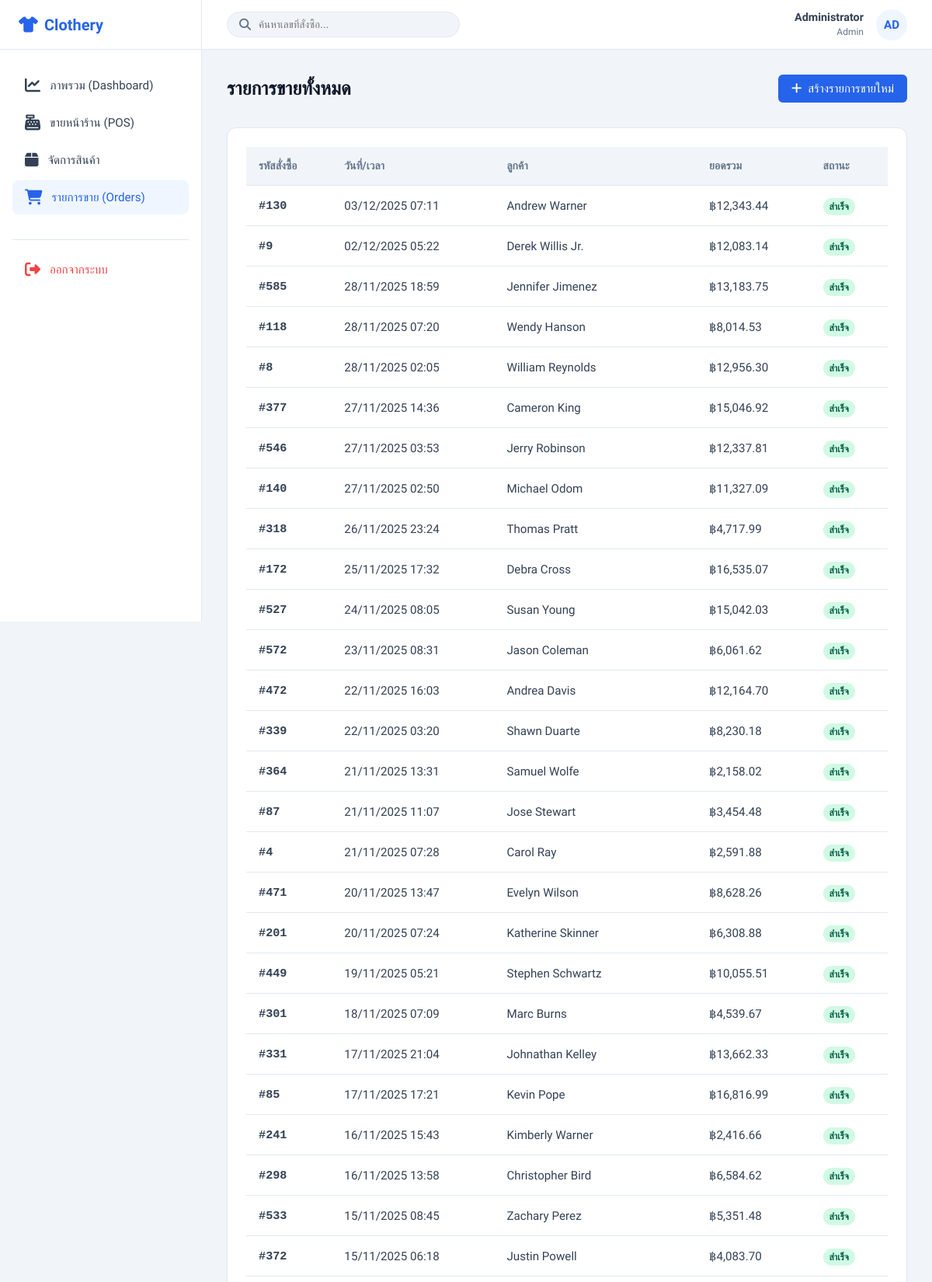
Screenshot of /system/orders.php (signed in, upper part) with the database file from the repository.
### tables this page shows
CREATE TABLE `orders` (
  `order_id` int NOT NULL,
  `customer_id` int NOT NULL,
  `order_date` datetime DEFAULT CURRENT_TIMESTAMP,
  `total_amount` decimal(10,2) DEFAULT NULL
);

CREATE TABLE `customers` (
  `customer_id` int NOT NULL,
  `customer_name` varchar(100) NOT NULL,
  `phone` varchar(20) DEFAULT NULL,
  `email` varchar(100) DEFAULT NULL,
  `address` text
);

### system/orders.php (the view, shortened to what this page needs)
<?php
require_once 'db.php';
$stmt = $pdo->query("
    SELECT o.order_id, o.order_date, o.total_amount, c.customer_name
    FROM orders o
    LEFT JOIN customers c ON o.customer_id = c.customer_id
    ORDER BY o.order_date DESC
");
$orders = $stmt->fetchAll();
?>
<!DOCTYPE html>
<html lang="th">
<head>
    <link rel="stylesheet" href="style.css">
    <link rel="stylesheet" href="https://cdnjs.cloudflare.com/ajax/libs/font-awesome/6.4.0/css/all.min.css">
</head>
<body>
    <div class="app-container">
        <?php include 'sidebar.php'; ?>
        <main class="main-content">
            <header class="top-header">
                <div class="header-search">
                    <i class="fa-solid fa-search search-icon"></i>
                    <input type="text" class="search-input" placeholder="ค้นหาเลขที่สั่งซื้อ...">
                </div>
                <div class="header-profile">
                    <div class="user-info">
                        <span class="user-name"><?php echo $_SESSION['fullname']; ?></span>
                        <span class="user-role"><?php echo ucfirst($_SESSION['role']); ?></span>
                    </div>
                    <div class="user-avatar">AD</div>
                </div>
            </header>
            <div class="page-content">
                <div class="page-header">
                    <h1 class="page-title">รายการขายทั้งหมด</h1>
                    <a href="pos.php" class="btn btn-primary">
                        <i class="fa-solid fa-plus"></i> สร้างรายการขายใหม่
                    </a>
                </div>
                <div class="card">
                    <div class="table-container">
                        <table class="table">
                            <thead>
                                <tr>
                                    <th>รหัสสั่งซื้อ</th>
                                    <th>วันที่/เวลา</th>
                                    <th>ลูกค้า</th>
                                    <th>ยอดรวม</th>
                                    <th>สถานะ</th>
                                </tr>
                            </thead>
                            <tbody>
                                <?php foreach ($orders as $order): ?>
                                    <tr>
                                        <td><span style="font-family: monospace; font-weight: 600;">#<?php echo $order['order_id']; ?></span></td>
                                        <td><?php echo date('d/m/Y H:i', strtotime($order['order_date'])); ?></td>
                                        <td><?php echo $order['customer_name'] ? $order['customer_name'] : 'Walk-in Customer'; ?></td>
                                        <td>฿<?php echo number_format($order['total_amount'], 2); ?></td>
                                        <td><span class="badge badge-success">สำเร็จ</span></td>
                                    </tr>
                                <?php endforeach; ?>
                            </tbody>
                        </table>
                    </div>
                </div>
            </div>
        </main>
    </div>
</body>
</html>

### system/sidebar.php
<aside class="sidebar">
    <div class="sidebar-header">
        <div class="app-brand">
            <i class="fa-solid fa-shirt"></i> Clothery
        </div>
    </div>
    <ul class="sidebar-menu">
        <li>
            <a href="dashboard.php" class="menu-item <?php echo basename($_SERVER['PHP_SELF']) == 'dashboard.php' ? 'active' : ''; ?>">
                <i class="fa-solid fa-chart-line menu-icon"></i> ภาพรวม (Dashboard)
            </a>
        </li>
        <li>
            <a href="pos.php" class="menu-item <?php echo basename($_SERVER['PHP_SELF']) == 'pos.php' ? 'active' : ''; ?>">
                <i class="fa-solid fa-cash-register menu-icon"></i> ขายหน้าร้าน (POS)
            </a>
        </li>
        <li>
            <a href="products.php" class="menu-item <?php echo basename($_SERVER['PHP_SELF']) == 'products.php' ? 'active' : ''; ?>">
                <i class="fa-solid fa-box menu-icon"></i> จัดการสินค้า
            </a>
        </li>
        <li>
            <a href="orders.php" class="menu-item <?php echo basename($_SERVER['PHP_SELF']) == 'orders.php' ? 'active' : ''; ?>">
                <i class="fa-solid fa-cart-shopping menu-icon"></i> รายการขาย (Orders)
            </a>
        </li>
        <li style="margin-top: 2rem; border-top: 1px solid var(--border-color); padding-top: 1rem;">
            <a href="logout.php" class="menu-item" style="color: var(--danger);">
                <i class="fa-solid fa-right-from-bracket menu-icon"></i> ออกจากระบบ
            </a>
        </li>
    </ul>
</aside>

### system/style.css (style rules this page uses)
:root { --primary-color: #2563eb; --primary-dark: #1e40af; --primary-light: #eff6ff; --secondary-color: #0f172a; --text-color: #334155; --text-light: #64748b; --bg-body: #f1f5f9; --bg-card: #ffffff; --border-color: #e2e8f0; --success: #10b981; --warning: #f59e0b; --danger: #ef4444; --sidebar-width: 260px; --header-height: 64px; --font-main: 'Inter', sans-serif; --font-thai: 'Sarabun', sans-serif; --shadow-sm: 0 1px 2px 0 rgba(0, 0, 0, 0.05); --shadow-md: 0 4px 6px -1px rgba(0, 0, 0, 0.1); }
* { margin: 0; padding: 0; box-sizing: border-box; }
body { font-family: var(--font-thai), var(--font-main); background-color: var(--bg-body); color: var(--text-color); font-size: 0.95rem; }
a { text-decoration: none; color: inherit; }
ul { list-style: none; }
.btn { display: inline-flex; align-items: center; justify-content: center; padding: 0.5rem 1rem; border-radius: 0.375rem; font-weight: 500; cursor: pointer; transition: all 0.2s; border: 1px solid transparent; font-family: inherit; gap: 0.5rem; }
.btn-primary { background-color: var(--primary-color); color: white; }
.badge { padding: 0.25rem 0.5rem; border-radius: 9999px; font-size: 0.75rem; font-weight: 600; }
.badge-success { background-color: #d1fae5; color: #065f46; }
.app-container { display: flex; min-height: 100vh; }
.sidebar { width: var(--sidebar-width); background-color: white; border-right: 1px solid var(--border-color); position: fixed; height: 100vh; left: 0; top: 0; z-index: 50; transition: transform 0.3s; }
.sidebar-header { height: var(--header-height); display: flex; align-items: center; padding: 0 1.5rem; border-bottom: 1px solid var(--border-color); }
.app-brand { font-size: 1.25rem; font-weight: 700; color: var(--primary-color); display: flex; align-items: center; gap: 0.5rem; }
.sidebar-menu { padding: 1.5rem 1rem; }
.menu-item { display: flex; align-items: center; padding: 0.75rem 1rem; color: var(--text-color); border-radius: 0.5rem; margin-bottom: 0.25rem; font-weight: 500; transition: all 0.2s; }
.menu-item:hover, .menu-item.active { background-color: var(--primary-light); color: var(--primary-color); }
.menu-icon { margin-right: 0.75rem; font-size: 1.25rem; }
.main-content { flex: 1; margin-left: var(--sidebar-width); min-height: 100vh; display: flex; flex-direction: column; }
.top-header { height: var(--header-height); background-color: white; border-bottom: 1px solid var(--border-color); display: flex; align-items: center; justify-content: space-between; padding: 0 2rem; position: sticky; top: 0; z-index: 40; }
.header-search { position: relative; width: 300px; }
.search-input { width: 100%; padding: 0.5rem 1rem 0.5rem 2.5rem; border-radius: 9999px; border: 1px solid var(--border-color); background-color: var(--bg-body); }
.search-icon { position: absolute; left: 1rem; top: 50%; transform: translateY(-50%); color: var(--text-light); }
.header-profile { display: flex; align-items: center; gap: 1rem; }
.user-info { text-align: right; }
.user-name { display: block; font-weight: 600; font-size: 0.9rem; }
.user-role { font-size: 0.75rem; color: var(--text-light); }
.user-avatar { width: 40px; height: 40px; background-color: var(--primary-light); color: var(--primary-color); border-radius: 50%; display: flex; align-items: center; justify-content: center; font-weight: 600; }
.page-content { padding: 2rem; }
.page-header { display: flex; justify-content: space-between; align-items: center; margin-bottom: 2rem; }
.page-title { font-size: 1.5rem; color: var(--secondary-color); }
.card { background-color: white; border-radius: 0.75rem; border: 1px solid var(--border-color); box-shadow: var(--shadow-sm); padding: 1.5rem; margin-bottom: 1.5rem; }
.table-container { overflow-x: auto; }
.table { width: 100%; border-collapse: collapse; }
.table th { text-align: left; padding: 1rem; background-color: var(--bg-body); font-weight: 600; color: var(--text-light); font-size: 0.875rem; border-bottom: 1px solid var(--border-color); }
.table td { padding: 1rem; border-bottom: 1px solid var(--border-color); vertical-align: middle; }

### rows the page displays
orders: order_id "130", order_date "03/12/2025 07:11", customer.customer_name "Andrew Warner", total_amount "12,343.44"
orders: order_id "9", order_date "02/12/2025 05:22", customer.customer_name "Derek Willis Jr.", total_amount "12,083.14"
orders: order_id "585", order_date "28/11/2025 18:59", customer.customer_name "Jennifer Jimenez", total_amount "13,183.75"
orders: order_id "118", order_date "28/11/2025 07:20", customer.customer_name "Wendy Hanson", total_amount "8,014.53"
orders: order_id "8", order_date "28/11/2025 02:05", customer.customer_name "William Reynolds", total_amount "12,956.30"
orders: order_id "377", order_date "27/11/2025 14:36", customer.customer_name "Cameron King", total_amount "15,046.92"
orders: order_id "546", order_date "27/11/2025 03:53", customer.customer_name "Jerry Robinson", total_amount "12,337.81"
orders: order_id "140", order_date "27/11/2025 02:50", customer.customer_name "Michael Odom", total_amount "11,327.09"
orders: order_id "318", order_date "26/11/2025 23:24", customer.customer_name "Thomas Pratt", total_amount "4,717.99"
orders: order_id "172", order_date "25/11/2025 17:32", customer.customer_name "Debra Cross", total_amount "16,535.07"
orders: order_id "527", order_date "24/11/2025 08:05", customer.customer_name "Susan Young", total_amount "15,042.03"
orders: order_id "572", order_date "23/11/2025 08:31", customer.customer_name "Jason Coleman", total_amount "6,061.62"
orders: order_id "472", order_date "22/11/2025 16:03", customer.customer_name "Andrea Davis", total_amount "12,164.70"
orders: order_id "339", order_date "22/11/2025 03:20", customer.customer_name "Shawn Duarte", total_amount "8,230.18"
orders: order_id "364", order_date "21/11/2025 13:31", customer.customer_name "Samuel Wolfe", total_amount "2,158.02"
orders: order_id "87", order_date "21/11/2025 11:07", customer.customer_name "Jose Stewart", total_amount "3,454.48"
orders: order_id "4", order_date "21/11/2025 07:28", customer.customer_name "Carol Ray", total_amount "2,591.88"
orders: order_id "471", order_date "20/11/2025 13:47", customer.customer_name "Evelyn Wilson", total_amount "8,628.26"
orders: order_id "201", order_date "20/11/2025 07:24", customer.customer_name "Katherine Skinner", total_amount "6,308.88"
orders: order_id "449", order_date "19/11/2025 05:21", customer.customer_name "Stephen Schwartz", total_amount "10,055.51"
orders: order_id "301", order_date "18/11/2025 07:09", customer.customer_name "Marc Burns", total_amount "4,539.67"
orders: order_id "331", order_date "17/11/2025 21:04", customer.customer_name "Johnathan Kelley", total_amount "13,662.33"
orders: order_id "85", order_date "17/11/2025 17:21", customer.customer_name "Kevin Pope", total_amount "16,816.99"
orders: order_id "241", order_date "16/11/2025 15:43", customer.customer_name "Kimberly Warner", total_amount "2,416.66"
orders: order_id "298", order_date "16/11/2025 13:58", customer.customer_name "Christopher Bird", total_amount "6,584.62"
orders: order_id "533", order_date "15/11/2025 08:45", customer.customer_name "Zachary Perez", total_amount "5,351.48"
orders: order_id "372", order_date "15/11/2025 06:18", customer.customer_name "Justin Powell", total_amount "4,083.70"

### other values shown
$_SESSION['fullname'] "Administrator"
$_SESSION['role'] "Admin"
